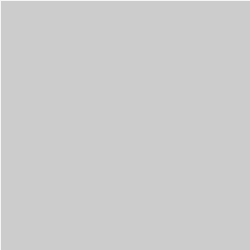
Frame 1 (no input)
Frame 60 (the mouse pressed at the canvas centre just before this capture): identical to frame 1, image omitted
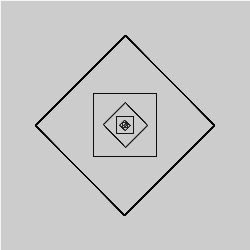
Frame 120 (the mouse held since frame 60 and released just before this capture)

The Processing sketch that drew these frames (run headless with seeded random() and noise(); from frame 60 on, the mouse is pressed at the canvas centre):

// Processing sketch: processing_78229
// ── processing_78229.pde

void setup()
{
size(250,250);
}
void draw()
{
noFill();
translate(width/2,height/2);
float sc = map(mouseX, 0,width, 1.0,0.01);
float ro = map(mouseY, 0,height, 0, HALF_PI);
for(int n=1 ; n<50 ; n++)
{
stroke(n*5);
scale(sc);
rotate(ro);
rect(-width/2,-height/2,width,height);
}
}
